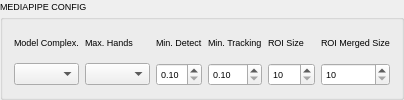
             <widget class="QGroupBox" name="mediaPipeConfigGroupBox">
              <property name="font">
               <font>
                <pointsize>7</pointsize>
               </font>
              </property>
              <property name="title">
               <string>MEDIAPIPE CONFIG</string>
              </property>
              <layout class="QVBoxLayout" name="verticalLayout_9">
               <item>
                <layout class="QGridLayout" name="gridLayout_2">
                 <item row="0" column="0">
                  <widget class="QLabel" name="mpModelComplexLabel">
                   <property name="text">
                    <string>Model Complex.</string>
                   </property>
                   <property name="wordWrap">
                    <bool>true</bool>
                   </property>
                  </widget>
                 </item>
                 <item row="0" column="3">
                  <widget class="QLabel" name="mpMinTrackLabel">
                   <property name="text">
                    <string>Min. Tracking</string>
                   </property>
                   <property name="wordWrap">
                    <bool>true</bool>
                   </property>
                  </widget>
                 </item>
                 <item row="0" column="5">
                  <widget class="QLabel" name="roiMergedSizeLabel">
                   <property name="text">
                    <string>ROI Merged Size</string>
                   </property>
                   <property name="wordWrap">
                    <bool>true</bool>
                   </property>
                  </widget>
                 </item>
                 <item row="0" column="2">
                  <widget class="QLabel" name="mpMinDetectLabel">
                   <property name="text">
                    <string>Min. Detect</string>
                   </property>
                   <property name="wordWrap">
                    <bool>true</bool>
                   </property>
                  </widget>
                 </item>
                 <item row="0" column="1">
                  <widget class="QLabel" name="mpMaxHandLabel">
                   <property name="text">
                    <string>Max. Hands</string>
                   </property>
                   <property name="wordWrap">
                    <bool>true</bool>
                   </property>
                  </widget>
                 </item>
                 <item row="0" column="4">
                  <widget class="QLabel" name="roiSizeLabel">
                   <property name="text">
                    <string>ROI Size</string>
                   </property>
                   <property name="wordWrap">
                    <bool>true</bool>
                   </property>
                  </widget>
                 </item>
                 <item row="1" column="0">
                  <widget class="QComboBox" name="mpModelComplexComboBox"/>
                 </item>
                 <item row="1" column="1">
                  <widget class="QComboBox" name="mpMaxHandComboBox"/>
                 </item>
                 <item row="1" column="2">
                  <widget class="QDoubleSpinBox" name="mpMinDetectSpinBox">
                   <property name="minimum">
                    <double>0.100000000000000</double>
                   </property>
                   <property name="maximum">
                    <double>1.000000000000000</double>
                   </property>
                   <property name="singleStep">
                    <double>0.050000000000000</double>
                   </property>
                  </widget>
                 </item>
                 <item row="1" column="3">
                  <widget class="QDoubleSpinBox" name="mpMinTrackSpinBox">
                   <property name="minimum">
                    <double>0.100000000000000</double>
                   </property>
                   <property name="maximum">
                    <double>1.000000000000000</double>
                   </property>
                   <property name="singleStep">
                    <double>0.050000000000000</double>
                   </property>
                  </widget>
                 </item>
                 <item row="1" column="4">
                  <widget class="QSpinBox" name="roiSizeSpinBox">
                   <property name="minimum">
                    <number>10</number>
                   </property>
                   <property name="maximum">
                    <number>5000</number>
                   </property>
                   <property name="singleStep">
                    <number>10</number>
                   </property>
                  </widget>
                 </item>
                 <item row="1" column="5">
                  <widget class="QSpinBox" name="roiMergedSizeSpinBox">
                   <property name="minimum">
                    <number>10</number>
                   </property>
                   <property name="maximum">
                    <number>5000</number>
                   </property>
                   <property name="singleStep">
                    <number>10</number>
                   </property>
                  </widget>
                 </item>
                </layout>
               </item>
              </layout>
             </widget>
